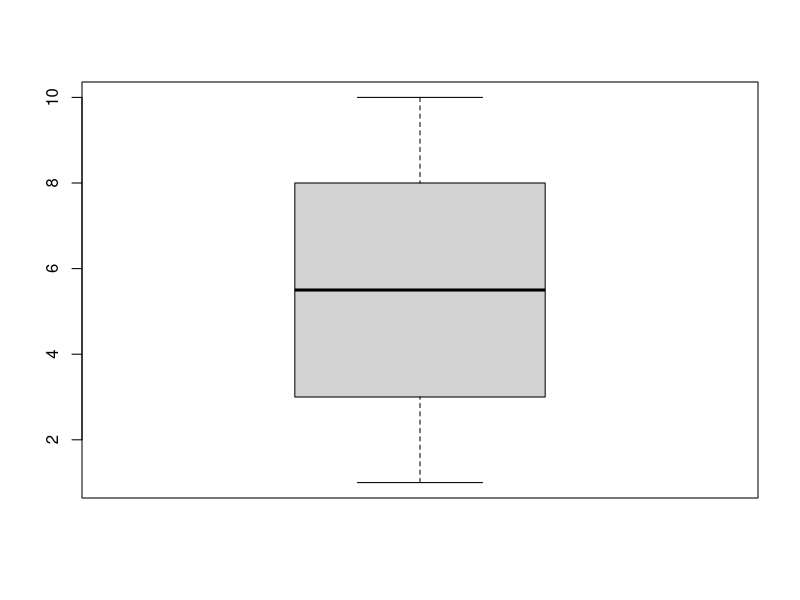
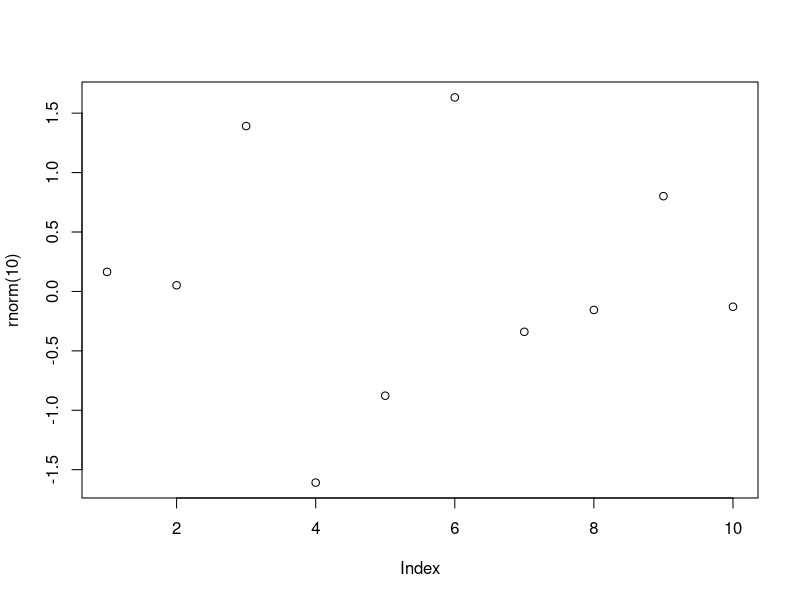
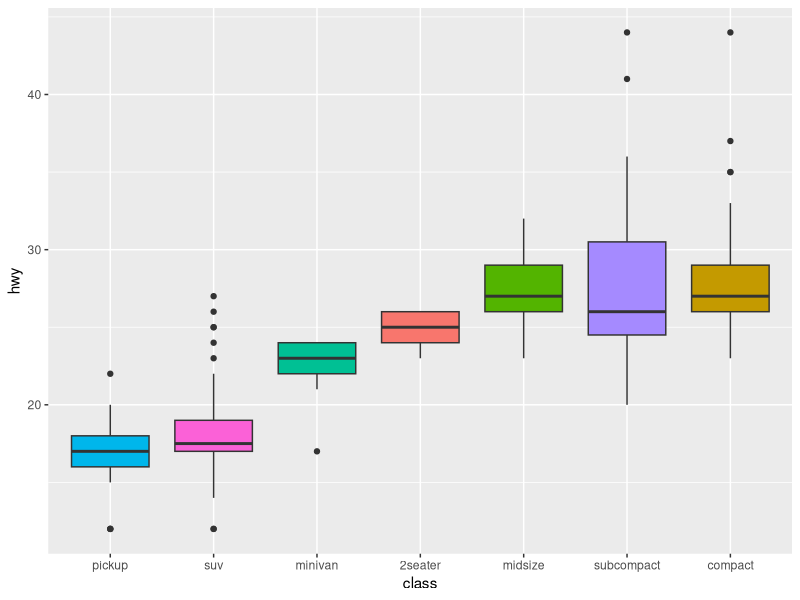

Reproduce these figures in R, in order.
## ---- chunk 1
library(tidyverse)
library(kableExtra)
kable(
  head(mtcars, n=5)) %>% kable_styling()
## ---- chunk 2
mtcars %>% 
  group_by(gear) %>% 
  dplyr::summarise(cyl = mean(cyl),
            disp = mean(disp)) %>%
  kbl() %>%
  kable_styling()
## ---- chunk 3
head(mtcars |>
  subset(select = c("cyl", "disp", "gear")), n = 5) |>
  kbl() |>
  kable_styling()
## ---- chunk 4
boxplot(1:10)
plot(rnorm(10))
## ---- chunk 5
library(tidyverse)
mpg %>%
  ggplot( aes(x=reorder(class, hwy), y=hwy, fill=class)) + 
    geom_boxplot() +
    xlab("class") +
    theme(legend.position="none")
## ---- chunk 6
library(parameters)
model <- lm(Sepal.Width ~ Petal.Length * Species + Petal.Width, data = iris)

# regular model parameters
model_parameters(model)
## ---- chunk 7
# standardized parameters
model_parameters(model, standardize = "refit")
